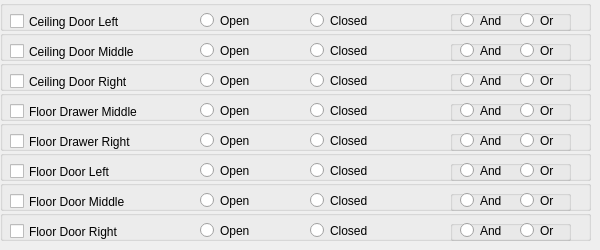
     <widget class="QWidget" name="tab_2">
      <attribute name="title">
       <string>Kitchen Cupboards</string>
      </attribute>
      <widget class="QGroupBox" name="groupBox_38">
       <property name="geometry">
        <rect>
         <x>0</x>
         <y>0</y>
         <width>591</width>
         <height>31</height>
        </rect>
       </property>
       <property name="title">
        <string/>
       </property>
       <widget class="QRadioButton" name="KCDLOpenRadioButton">
        <property name="geometry">
         <rect>
          <x>200</x>
          <y>10</y>
          <width>99</width>
          <height>21</height>
         </rect>
        </property>
        <property name="text">
         <string>Open</string>
        </property>
       </widget>
       <widget class="QRadioButton" name="KCDLClosedRadioButton">
        <property name="geometry">
         <rect>
          <x>310</x>
          <y>10</y>
          <width>131</width>
          <height>21</height>
         </rect>
        </property>
        <property name="text">
         <string>Closed</string>
        </property>
       </widget>
       <widget class="QCheckBox" name="KitchenCeilDoorLeftCheckBox">
        <property name="geometry">
         <rect>
          <x>10</x>
          <y>10</y>
          <width>191</width>
          <height>23</height>
         </rect>
        </property>
        <property name="text">
         <string>Ceiling Door Left</string>
        </property>
       </widget>
       <widget class="QGroupBox" name="groupBox_39">
        <property name="geometry">
         <rect>
          <x>450</x>
          <y>10</y>
          <width>121</width>
          <height>21</height>
         </rect>
        </property>
        <property name="title">
         <string/>
        </property>
        <widget class="QRadioButton" name="KCDLANDRadioButton">
         <property name="geometry">
          <rect>
           <x>10</x>
           <y>0</y>
           <width>61</width>
           <height>21</height>
          </rect>
         </property>
         <property name="text">
          <string>And</string>
         </property>
        </widget>
        <widget class="QRadioButton" name="KCDLORRadioButton">
         <property name="geometry">
          <rect>
           <x>70</x>
           <y>0</y>
           <width>61</width>
           <height>21</height>
          </rect>
         </property>
         <property name="text">
          <string>Or</string>
         </property>
        </widget>
       </widget>
      </widget>
      <widget class="QGroupBox" name="groupBox_42">
       <property name="geometry">
        <rect>
         <x>0</x>
         <y>30</y>
         <width>591</width>
         <height>31</height>
        </rect>
       </property>
       <property name="title">
        <string/>
       </property>
       <widget class="QRadioButton" name="KCDMOpenRadioButton">
        <property name="geometry">
         <rect>
          <x>200</x>
          <y>10</y>
          <width>99</width>
          <height>21</height>
         </rect>
        </property>
        <property name="text">
         <string>Open</string>
        </property>
       </widget>
       <widget class="QRadioButton" name="KCDMClosedRadioButton">
        <property name="geometry">
         <rect>
          <x>310</x>
          <y>10</y>
          <width>131</width>
          <height>21</height>
         </rect>
        </property>
        <property name="text">
         <string>Closed</string>
        </property>
       </widget>
       <widget class="QCheckBox" name="KitchenCeilDoorMiddleCheckBox">
        <property name="geometry">
         <rect>
          <x>10</x>
          <y>10</y>
          <width>191</width>
          <height>23</height>
         </rect>
        </property>
        <property name="text">
         <string>Ceiling Door Middle</string>
        </property>
       </widget>
       <widget class="QGroupBox" name="groupBox_44">
        <property name="geometry">
         <rect>
          <x>450</x>
          <y>10</y>
          <width>121</width>
          <height>21</height>
         </rect>
        </property>
        <property name="title">
         <string/>
        </property>
        <widget class="QRadioButton" name="KCDMANDRadioButton">
         <property name="geometry">
          <rect>
           <x>10</x>
           <y>0</y>
           <width>61</width>
           <height>21</height>
          </rect>
         </property>
         <property name="text">
          <string>And</string>
         </property>
        </widget>
        <widget class="QRadioButton" name="KCDMORRadioButton">
         <property name="geometry">
          <rect>
           <x>70</x>
           <y>0</y>
           <width>61</width>
           <height>21</height>
          </rect>
         </property>
         <property name="text">
          <string>Or</string>
         </property>
        </widget>
       </widget>
      </widget>
      <widget class="QGroupBox" name="groupBox_45">
       <property name="geometry">
        <rect>
         <x>0</x>
         <y>60</y>
         <width>591</width>
         <height>31</height>
        </rect>
       </property>
       <property name="title">
        <string/>
       </property>
       <widget class="QRadioButton" name="KCDROpenRadioButton">
        <property name="geometry">
         <rect>
          <x>200</x>
          <y>10</y>
          <width>99</width>
          <height>21</height>
         </rect>
        </property>
        <property name="text">
         <string>Open</string>
        </property>
       </widget>
       <widget class="QRadioButton" name="KCDRClosedRadioButton">
        <property name="geometry">
         <rect>
          <x>310</x>
          <y>10</y>
          <width>131</width>
          <height>21</height>
         </rect>
        </property>
        <property name="text">
         <string>Closed</string>
        </property>
       </widget>
       <widget class="QCheckBox" name="KitchenCeilDoorRightCheckBox">
        <property name="geometry">
         <rect>
          <x>10</x>
          <y>10</y>
          <width>191</width>
          <height>23</height>
         </rect>
        </property>
        <property name="text">
         <string>Ceiling Door Right</string>
        </property>
       </widget>
       <widget class="QGroupBox" name="groupBox_46">
        <property name="geometry">
         <rect>
          <x>450</x>
          <y>10</y>
          <width>121</width>
          <height>21</height>
         </rect>
        </property>
        <property name="title">
         <string/>
        </property>
        <widget class="QRadioButton" name="KCDRANDRadioButton">
         <property name="geometry">
          <rect>
           <x>10</x>
           <y>0</y>
           <width>61</width>
           <height>21</height>
          </rect>
         </property>
         <property name="text">
          <string>And</string>
         </property>
        </widget>
        <widget class="QRadioButton" name="KCDRORRadioButton">
         <property name="geometry">
          <rect>
           <x>70</x>
           <y>0</y>
           <width>61</width>
           <height>21</height>
          </rect>
         </property>
         <property name="text">
          <string>Or</string>
         </property>
        </widget>
       </widget>
      </widget>
      <widget class="QGroupBox" name="groupBox_47">
       <property name="geometry">
        <rect>
         <x>0</x>
         <y>90</y>
         <width>591</width>
         <height>31</height>
        </rect>
       </property>
       <property name="title">
        <string/>
       </property>
       <widget class="QRadioButton" name="KFDMOpenRadioButton">
        <property name="geometry">
         <rect>
          <x>200</x>
          <y>10</y>
          <width>99</width>
          <height>21</height>
         </rect>
        </property>
        <property name="text">
         <string>Open</string>
        </property>
       </widget>
       <widget class="QRadioButton" name="KFDMClosedRadioButton">
        <property name="geometry">
         <rect>
          <x>310</x>
          <y>10</y>
          <width>131</width>
          <height>21</height>
         </rect>
        </property>
        <property name="text">
         <string>Closed</string>
        </property>
       </widget>
       <widget class="QCheckBox" name="KitchenFloorDrawerMiddleCheckBox">
        <property name="geometry">
         <rect>
          <x>10</x>
          <y>10</y>
          <width>191</width>
          <height>23</height>
         </rect>
        </property>
        <property name="text">
         <string>Floor Drawer Middle</string>
        </property>
       </widget>
       <widget class="QGroupBox" name="groupBox_48">
        <property name="geometry">
         <rect>
          <x>450</x>
          <y>10</y>
          <width>121</width>
          <height>21</height>
         </rect>
        </property>
        <property name="title">
         <string/>
        </property>
        <widget class="QRadioButton" name="KFDMANDRadioButton">
         <property name="geometry">
          <rect>
           <x>10</x>
           <y>0</y>
           <width>61</width>
           <height>21</height>
          </rect>
         </property>
         <property name="text">
          <string>And</string>
         </property>
        </widget>
        <widget class="QRadioButton" name="KFDMORRadioButton">
         <property name="geometry">
          <rect>
           <x>70</x>
           <y>0</y>
           <width>61</width>
           <height>21</height>
          </rect>
         </property>
         <property name="text">
          <string>Or</string>
         </property>
        </widget>
       </widget>
      </widget>
      <widget class="QGroupBox" name="groupBox_49">
       <property name="geometry">
        <rect>
         <x>0</x>
         <y>120</y>
         <width>591</width>
         <height>31</height>
        </rect>
       </property>
       <property name="title">
        <string/>
       </property>
       <widget class="QRadioButton" name="KFDROpenRadioButton">
        <property name="geometry">
         <rect>
          <x>200</x>
          <y>10</y>
          <width>99</width>
          <height>21</height>
         </rect>
        </property>
        <property name="text">
         <string>Open</string>
        </property>
       </widget>
       <widget class="QRadioButton" name="KFDRClosedRadioButton">
        <property name="geometry">
         <rect>
          <x>310</x>
          <y>10</y>
          <width>131</width>
          <height>21</height>
         </rect>
        </property>
        <property name="text">
         <string>Closed</string>
        </property>
       </widget>
       <widget class="QCheckBox" name="KitchenFloorDrawerRightCheckBox">
        <property name="geometry">
         <rect>
          <x>10</x>
          <y>10</y>
          <width>191</width>
          <height>23</height>
         </rect>
        </property>
        <property name="text">
         <string>Floor Drawer Right</string>
        </property>
       </widget>
       <widget class="QGroupBox" name="groupBox_50">
        <property name="geometry">
         <rect>
          <x>450</x>
          <y>10</y>
          <width>121</width>
          <height>21</height>
         </rect>
        </property>
        <property name="title">
         <string/>
        </property>
        <widget class="QRadioButton" name="KFDRANDRadioButton">
         <property name="geometry">
          <rect>
           <x>10</x>
           <y>0</y>
           <width>61</width>
           <height>21</height>
          </rect>
         </property>
         <property name="text">
          <string>And</string>
         </property>
        </widget>
        <widget class="QRadioButton" name="KFDRORRadioButton">
         <property name="geometry">
          <rect>
           <x>70</x>
           <y>0</y>
           <width>61</width>
           <height>21</height>
          </rect>
         </property>
         <property name="text">
          <string>Or</string>
         </property>
        </widget>
       </widget>
      </widget>
      <widget class="QGroupBox" name="groupBox_51">
       <property name="geometry">
        <rect>
         <x>0</x>
         <y>150</y>
         <width>591</width>
         <height>31</height>
        </rect>
       </property>
       <property name="title">
        <string/>
       </property>
       <widget class="QRadioButton" name="KFDoorLOpenRadioButton">
        <property name="geometry">
         <rect>
          <x>200</x>
          <y>10</y>
          <width>99</width>
          <height>21</height>
         </rect>
        </property>
        <property name="text">
         <string>Open</string>
        </property>
       </widget>
       <widget class="QRadioButton" name="KFDoorLClosedRadioButton">
        <property name="geometry">
         <rect>
          <x>310</x>
          <y>10</y>
          <width>131</width>
          <height>21</height>
         </rect>
        </property>
        <property name="text">
         <string>Closed</string>
        </property>
       </widget>
       <widget class="QCheckBox" name="KitchenFloorDoorLeftCheckBox">
        <property name="geometry">
         <rect>
          <x>10</x>
          <y>10</y>
          <width>191</width>
          <height>23</height>
         </rect>
        </property>
        <property name="text">
         <string>Floor Door Left</string>
        </property>
       </widget>
       <widget class="QGroupBox" name="groupBox_52">
        <property name="geometry">
         <rect>
          <x>450</x>
          <y>10</y>
          <width>121</width>
          <height>21</height>
         </rect>
        </property>
        <property name="title">
         <string/>
        </property>
        <widget class="QRadioButton" name="KFDoorLANDRadioButton">
         <property name="geometry">
          <rect>
           <x>10</x>
           <y>0</y>
           <width>61</width>
           <height>21</height>
          </rect>
         </property>
         <property name="text">
          <string>And</string>
         </property>
        </widget>
        <widget class="QRadioButton" name="KFDoorLORRadioButton">
         <property name="geometry">
          <rect>
           <x>70</x>
           <y>0</y>
           <width>61</width>
           <height>21</height>
          </rect>
         </property>
         <property name="text">
          <string>Or</string>
         </property>
        </widget>
       </widget>
      </widget>
      <widget class="QGroupBox" name="groupBox_53">
       <property name="geometry">
        <rect>
         <x>0</x>
         <y>180</y>
         <width>591</width>
         <height>31</height>
        </rect>
       </property>
       <property name="title">
        <string/>
       </property>
       <widget class="QRadioButton" name="KFDoorMOpenRadioButton">
        <property name="geometry">
         <rect>
          <x>200</x>
          <y>10</y>
          <width>99</width>
          <height>21</height>
         </rect>
        </property>
        <property name="text">
         <string>Open</string>
        </property>
       </widget>
       <widget class="QRadioButton" name="KFDoorMClosedRadioButton">
        <property name="geometry">
         <rect>
          <x>310</x>
          <y>10</y>
          <width>131</width>
          <height>21</height>
         </rect>
        </property>
        <property name="text">
         <string>Closed</string>
        </property>
       </widget>
       <widget class="QCheckBox" name="KitchenFloorDoorMiddleCheckBox">
        <property name="geometry">
         <rect>
          <x>10</x>
          <y>10</y>
          <width>191</width>
          <height>23</height>
         </rect>
        </property>
        <property name="text">
         <string>Floor Door Middle</string>
        </property>
       </widget>
       <widget class="QGroupBox" name="groupBox_54">
        <property name="geometry">
         <rect>
          <x>450</x>
          <y>10</y>
          <width>121</width>
          <height>21</height>
         </rect>
        </property>
        <property name="title">
         <string/>
        </property>
        <widget class="QRadioButton" name="KFDoorMANDRadioButton">
         <property name="geometry">
          <rect>
           <x>10</x>
           <y>0</y>
           <width>61</width>
           <height>21</height>
          </rect>
         </property>
         <property name="text">
          <string>And</string>
         </property>
        </widget>
        <widget class="QRadioButton" name="KFDoorMORRadioButton">
         <property name="geometry">
          <rect>
           <x>70</x>
           <y>0</y>
           <width>61</width>
           <height>21</height>
          </rect>
         </property>
         <property name="text">
          <string>Or</string>
         </property>
        </widget>
       </widget>
      </widget>
      <widget class="QGroupBox" name="groupBox_55">
       <property name="geometry">
        <rect>
         <x>0</x>
         <y>210</y>
         <width>591</width>
         <height>31</height>
        </rect>
       </property>
       <property name="title">
        <string/>
       </property>
       <widget class="QRadioButton" name="KFDoorROpenRadioButton">
        <property name="geometry">
         <rect>
          <x>200</x>
          <y>10</y>
          <width>99</width>
          <height>21</height>
         </rect>
        </property>
        <property name="text">
         <string>Open</string>
        </property>
       </widget>
       <widget class="QRadioButton" name="KFDoorRClosedRadioButton">
        <property name="geometry">
         <rect>
          <x>310</x>
          <y>10</y>
          <width>131</width>
          <height>21</height>
         </rect>
        </property>
        <property name="text">
         <string>Closed</string>
        </property>
       </widget>
       <widget class="QCheckBox" name="KitchenFloorDoorRightCheckBox">
        <property name="geometry">
         <rect>
          <x>10</x>
          <y>10</y>
          <width>191</width>
          <height>23</height>
         </rect>
        </property>
        <property name="text">
         <string>Floor Door Right</string>
        </property>
       </widget>
       <widget class="QGroupBox" name="groupBox_56">
        <property name="geometry">
         <rect>
          <x>450</x>
          <y>10</y>
          <width>121</width>
          <height>21</height>
         </rect>
        </property>
        <property name="title">
         <string/>
        </property>
        <widget class="QRadioButton" name="KFDoorRANDRadioButton">
         <property name="geometry">
          <rect>
           <x>10</x>
           <y>0</y>
           <width>61</width>
           <height>21</height>
          </rect>
         </property>
         <property name="text">
          <string>And</string>
         </property>
        </widget>
        <widget class="QRadioButton" name="KFDoorRORRadioButton">
         <property name="geometry">
          <rect>
           <x>70</x>
           <y>0</y>
           <width>61</width>
           <height>21</height>
          </rect>
         </property>
         <property name="text">
          <string>Or</string>
         </property>
        </widget>
       </widget>
      </widget>
     </widget>
